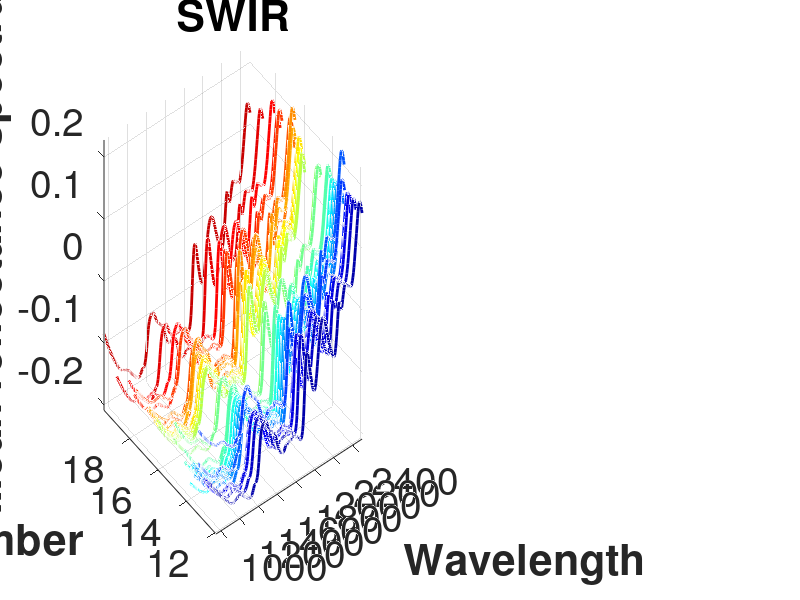

Recreate this plot in MATLAB. (Note: this script raises an error after producing the figure.)
%Load data into workspace
load('SWIR_spectra.mat');
load('LINKS_spectra.mat');
load('HYPO.mat');

% Assign variables to each matrix
X=SWIR;
Z=LINKS;
Y=Hypo;

% Assign variables to each row an column of spectra matrices
[n,p]=size (X);
[q,r]=size (Z);
%% ******Display Data ***************

%Plot 3D Diagram of hypo number x wavelength x spectra
[dummy,h] = sort(Y);
figure (1),
%%oldorder = get(gcf,'DefaultAxesColorOrder');
set(gcf,'DefaultAxesColorOrder',jet(33));
subplot (1,2,1), plot3(repmat(950:5.4:2500,33,1)',repmat(Y(h),1,288)',SWIR(h,:)','linewidth',2);set(gca, 'Fontsize',28),
%%set(gcf,'DefaultAxesColorOrder',oldorder);
xlabel('Wavelength','FontWeight','bold'); ylabel('Hypo number','FontWeight','bold'); zlabel ('Mean reflectance spectra','FontWeight','bold');axis('tight');
title ('SWIR','FontWeight','bold'),
grid on
ax = gca
ax.GridAlpha = 0.35;  % Make grid lines less transparent.
ax.GridColor = [0,0,0]; % Dark Green.
oldorder = get(gcf,'DefaultAxesColorOrder');
set(gcf,'DefaultAxesColorOrder',jet(33));
subplot (1,2,2), plot3(repmat(401:1000,33,1)',repmat(Y(h),1,600)',LINKS(h,:)','linewidth',2);set(gca, 'Fontsize',28),
xlabel('Wavelength','FontWeight','bold'); ylabel('Hypo number','FontWeight','bold'); zlabel ('Mean reflectance spectra','FontWeight','bold');axis('tight');
title ('LINKS','FontWeight','bold');
grid on
ax = gca
ax.GridAlpha = 0.35;  % Make grid lines less transparent.
ax.GridColor = [0,0,0]; % Dark Green.
%%  Principal Component Analysis (SWIR data X)
% Method 1: EVD
%Taking the eigen decomposition of X transpose times X
C_SWIR=(X'*X);
% Assign the output of the eig decomposition function to matrices W and
% Lambda, which are equal in size
[W_SWIR, Lambda_SWIR] = eig (C_SWIR);
%W represents the loadings 
% Lambda represents the principal components 
% Reorder the  Lambda matrix so that the largest value appears first instead
% of last

W_SWIR= W_SWIR (:,end:-1:1);
lv_SWIR = flip (diag (Lambda_SWIR));

W_r_SWIR = W_SWIR(:, 1:2);
b_SWIR = X*W_r_SWIR;
size (b_SWIR);
figure (2); plot (b_SWIR(:,1), b_SWIR(:,2), 'o');
xlabel('PC 1'); ylabel ('PC2');

%Method 2 : SVD
[U_SWIR, Sigma_SWIR, V_SWIR] = svd(X); 
% Show that V and W are identical or very very close
V_r_SWIR = V_SWIR(:, 1:2);
scores_SWIR = X*V_r_SWIR;
size (a_SWIR);
figure (3); plot (scores_SWIR(:,1), scores_SWIR(:,2), 'o');
xlabel('PC 1'); ylabel ('PC2');


size (Sigma_SWIR);
sv_SWIR = diag (Sigma_SWIR);

figure (4); stairs (cumsum(sv_SWIR)/sum (sv_SWIR));
xlabel('number of components'); ylabel ('% Variance');
figure (5); bar (sv_SWIR);
xlabel('number of components'); ylabel ('% sigma values');
xlim([1 10]);
figure (6); bar(lv_SWIR);
xlabel('number of components'); ylabel ('% Lambda values');
xlim([1 10]);
%% Prinicipal componet analysis (LinkSquare data, Z)
% Method 1: EVD
%Taking the eigen decomposition of X transpose times X
C_LINKS=(Z'*Z);
% Assign the output of the eig decomposition function to matrices W and
% Lambda, which are equal in size
[W_LINKS, Lambda_LINKS] = eig (C_LINKS);
%W represents the loadings 
% Lambda represents the principal components 
% Reorder the  Lambda matrix so that the largest value appears first instead
% of last

W_LINKS= W_LINKS (:,end:-1:1);
lv_LINKS = flip (diag (Lambda_LINKS));

%Method 2 : SVD
[U_LINKS, Sigma_LINKS, V_LINKS] = svd(Z); 
% Show that V and W are identical or very very close
V_r_LINKS = V_LINKS(:, 1:2);
a_LINKS = X*V_r_LINKS;
size (a_LINKS);
figure (2); plot (a_LINKS(:,1), a_LINKS(:,2), 'o');
xlabel('PC 1'); ylabel ('PC2');

W_r_LINKS = W_LINKS(:, 1:2);
b_LINKS = X*W_r_LINKS;
size (b_SWIR);
figure (3); plot (b_LINKS(:,1), b_LINKS(:,2), 'o');
xlabel('PC 1'); ylabel ('PC2');

size (Sigma_LINKS);
sv_LINKS = diag (Sigma_LINKS);

figure (7); stairs (cumsum(sv_LINKS)/sum (sv_LINKS));
xlabel('number of components'); ylabel ('% Variance');
figure (8); bar (sv_LINKS);
xlabel('number of components'); ylabel ('% sigma values');
xlim([1 10]);
figure (9); bar(lv_LINKS);
xlabel('number of components'); ylabel ('% Lambda values');
xlim([1 10]);
%% Principal component regeression
%SWIR
PCA_loadings = V (:, 1:33);
PCA_scores = X * PCA_loadings;
% Principal component regression - (test) for the calibration model 
PCR_beta = regress (Y - mean (Y), PCA_scores (:, 1:2));
PCR_beta = PCA_loadings (:, 1:20)* PCR_beta;
PCR_beta = [mean(Y) - mean(X)*PCR_beta; PCR_beta];
PCR_yfit = [ones(n,1) X]*PCR_beta;

plot(Y,PCR_yfit,'r^');
xlabel('Observed Response');ylabel('Fitted Response');
xlim ([11 20]); ylim ([11 20]);
('Fitted Response');
legend({'PCR with X Components'},'location','NW');

%% PCA scores and loadings analysis
figure, plot(PCA_scores(:,1),PCA_scores(:,2),'o'),
xlabel('PC1');ylabel('PC2');

%% ******* Partical least square regression ******** - (test) for the calibration 
%input = Z
%output = Hypo number 
[PLS_beta,XSCORES, XLOADINGS,YSCORES, YLOADINGS, WEIGHTS, XPCTVAR, YPCTVAR] = pls (X, Y, 5);
PLS_yfit = [X]* PLS_beta;

plot(Y,PCR_yfit,'r^',Y,PLS_yfit,'bo');
xlabel('Observed Response');ylabel('Fitted Response');
xlim ([11 20]); ylim ([11 20]);
('Fitted Response');
legend({'PCR with X Components' 'PLS with X Components'},'location','NW');
%% PCR - validation of model predictions (k-fold cross validation)
%for simplication purpose K=11 -> 
% Training set = 3 Observations
% Test Set = 30 Observations
%PCR SWIR
c =cvpartition (Y, 'KFold',10,'Stratify',false);


